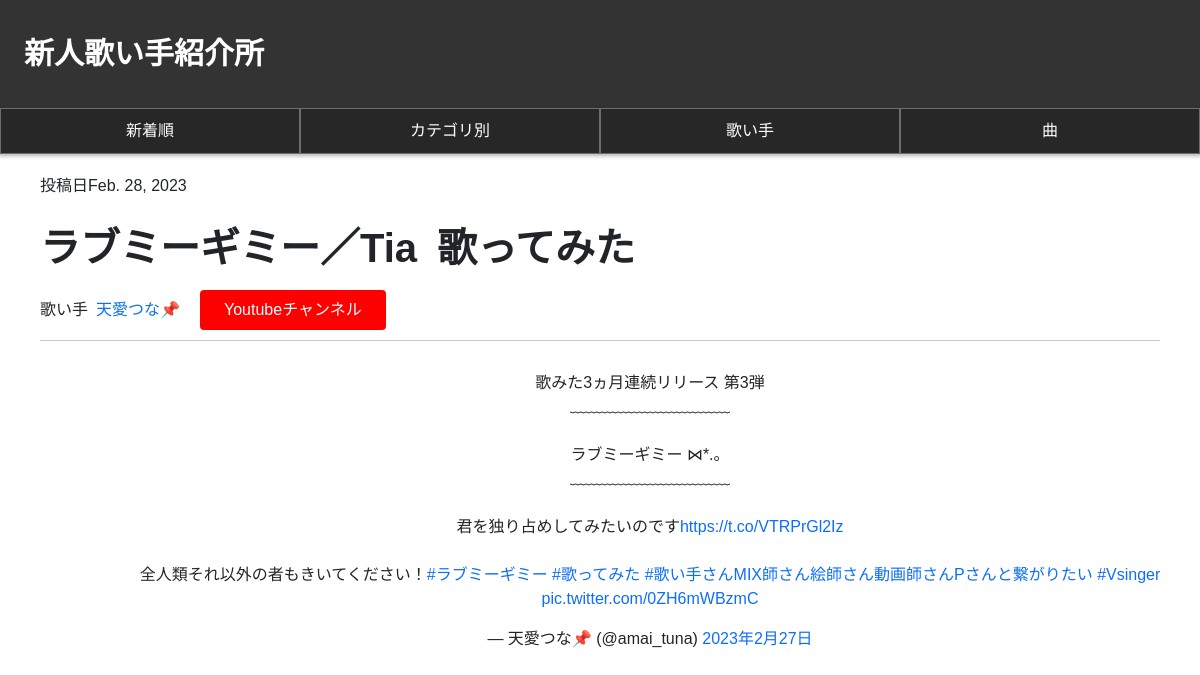
Screenshot of /blog/12/ with the database file from the repository.
### blog/models.py (models this page shows)
class Article(models.Model):
    tweet_id = models.CharField(verbose_name='ツイートID', max_length=100,)
    name = models.CharField(verbose_name='名前', max_length=100, blank=True, null=True)
    user_id = models.CharField(verbose_name='ユーザーID', max_length=100, blank=True, null=True)
    screen_name = models.CharField(verbose_name='ユーザーネーム', max_length=100, blank=True, null=True)
    text = models.TextField(verbose_name='ツイート文', blank=True, null=True)
    url = models.URLField(default="", blank=True, null=True)
    html = models.TextField(verbose_name='埋め込みコード',)
    created_at = models.DateField(auto_now_add=True)
    updated_at = models.DateField(auto_now=True)
    class Meta:
        verbose_name = '歌い手'
        verbose_name_plural = '歌い手リスト'

### blog/views.py (the view)
# urls.py: path('<slug:pk>/', views.article),
def article(request,pk):
    obj = Article.objects.get(id=pk)
    context={
        'article':obj,
    }
    return render(request, 'blog/article.html', context)

### templates/blog/article.html (shortened to what this page needs)
{% extends 'mysite/base.html' %}
{% block content %}
<header>
    <div class="contain">
        <div class="header-left">
            <a href="/" class="logo">新人歌い手紹介所</a>
        </div>
        <div class="header-right">
            <div class="tags">
                <a href="#" class="login">新着順</a>
            </div>
            <div class="tags">
                <a href="#" class="login">カテゴリ別</a>
            </div>
            <div class="tags">
                <a href="#" class="login">歌い手</a>
            </div>
            <div class="tags">
                <a href="#" class="login">曲</a>
            </div>
        </div>
        </div>
</header>
<div class="article-page">
    <div class="contain">
        <div class="heading">
            <div class="date">
                <p class="added-date">投稿日{{ article.created_at }}</p>
            </div>
            <div class="title">
                <div class="title-text">
                    <h1>{{ article.text }}&ensp;歌ってみた</h1>
                </div>
            </div>
            <div class="song-data">
                <p class="singer">歌い手&ensp;<a href="#" class="">{{ article.name }}</a></p>
                <a class="channel-btn" href="{{ article.url }}">Youtubeチャンネル</a>
            </div>
        </div>
        <div class="tweet-page">
            {% autoescape off %}
            {{ article.html }}
            {% endautoescape %}
        </div>
    </div>
</div>
{% endblock %}

### static/mysite/style.css (style rules this page uses)
* { box-sizing: border-box; }
a { text-decoration:none }
body { margin: 0; font-family: "Hiragino Kaku Gothic ProN", sans-serif; }
header { width: 100%; background-color: #333; box-shadow: 0px 0px 4px 2px rgba(0, 0, 0, 0.3); }
.header-left { padding: 1.5rem 2%; }
.header-left a { color: white; display: block; width: 300px; font-size: 30px; font-weight: bold; line-height: 60px; }
.header-right { float: left; width: 100%; }
.tags { width: 25%; float: left; border: 1px solid #6d6d6d; background-color: #282727; text-align: center; }
.header-right a { display: inline-block; color: white; padding: 10px 30px; }
.article-page { margin: 0 auto; }
.heading { padding: 20px 40px 0px 40px; margin: 0px; }
.title h1 { font-weight: bold; padding: 10px 0px; }
.song-data { padding-bottom: 10px; border-bottom:1px solid #c9c9c9; margin-bottom: 20px; }
.song-data p { float: left; margin: 0px 20px 0px 0px; line-height: 40px; }
.channel-btn { background-color: #fd0000; padding: 8px 24px; color: white; display: inline-block; border-radius: 4px; }
.tweet-page { margin: 30px 0px 50px 100px; }

### rows the page displays
Article: created_at "Feb. 28, 2023", text "ラブミーギミー／Tia", name "天愛つな📌", html "歌みた3ヵ月連続リリース 第3弾 ﹏﹏﹏﹏﹏﹏﹏﹏﹏﹏ ラブミーギミー ⋈*.。 ﹏﹏﹏﹏﹏﹏﹏﹏﹏﹏ 君を独り占めしてみたいのです https://t.co/VTRPrGl2Iz 全人類それ以外の者もきいてください！ #ラブミーギミー #歌ってみた #歌い手さんMIX師さん絵師さん動画師さんPさんと繋がりたい #Vsinger pic.twitter.com/0ZH6mWBzmC — 天愛つな📌 (@amai_tuna) 2023年2月27日"
